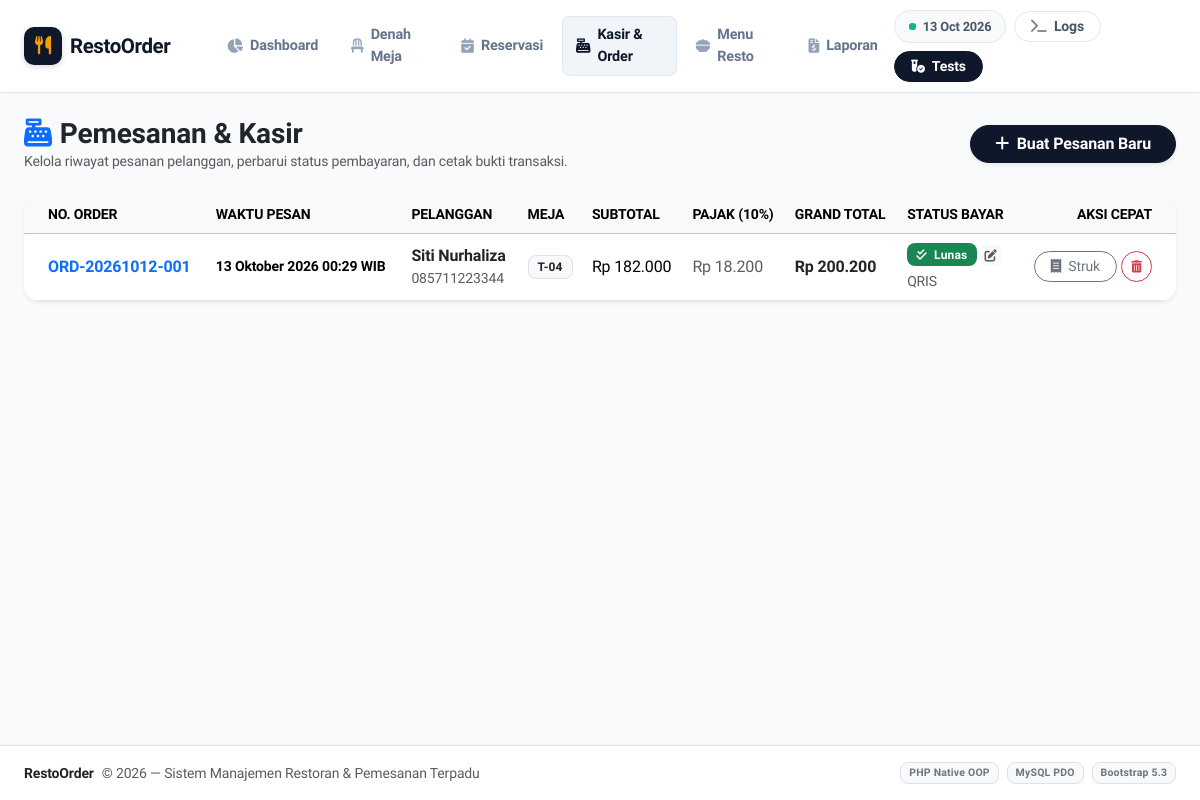
Page /index.php?page=orders on the committed database.
### tables this page shows
CREATE TABLE IF NOT EXISTS `orders` (
    `id` INT AUTO_INCREMENT PRIMARY KEY,
    `order_code` VARCHAR(20) NOT NULL UNIQUE,
    `reservation_id` INT NULL,
    `customer_id` INT NOT NULL,
    `table_id` INT NOT NULL,
    `total_amount` DECIMAL(12,2) NOT NULL DEFAULT 0.00,
    `tax_amount` DECIMAL(12,2) NOT NULL DEFAULT 0.00,
    `discount_amount` DECIMAL(12,2) NOT NULL DEFAULT 0.00,
    `grand_total` DECIMAL(12,2) NOT NULL DEFAULT 0.00,
    `cash_received` DECIMAL(12,2) NULL DEFAULT 0.00,
    `change_amount` DECIMAL(12,2) NULL DEFAULT 0.00,
    `payment_status` ENUM('Belum Bayar', 'Lunas') NOT NULL DEFAULT 'Belum Bayar',
    `payment_method` ENUM('Tunai', 'Transfer', 'QRIS', 'Kartu') NULL,
    `order_date` TIMESTAMP DEFAULT CURRENT_TIMESTAMP,
    CONSTRAINT `fk_order_res` FOREIGN KEY (`reservation_id`) REFERENCES `reservations`(`id`) ON DELETE SET NULL,
    CONSTRAINT `fk_order_customer` FOREIGN KEY (`customer_id`) REFERENCES `customers`(`id`) ON DELETE RESTRICT,
    CONSTRAINT `fk_order_table` FOREIGN KEY (`table_id`) REFERENCES `tables`(`id`) ON DELETE RESTRICT
);

CREATE TABLE IF NOT EXISTS `customers` (
    `id` INT AUTO_INCREMENT PRIMARY KEY,
    `name` VARCHAR(100) NOT NULL,
    `phone` VARCHAR(20) NULL DEFAULT '-',
    `email` VARCHAR(100) NULL,
    `created_at` TIMESTAMP DEFAULT CURRENT_TIMESTAMP
);

CREATE TABLE IF NOT EXISTS `tables` (
    `id` INT AUTO_INCREMENT PRIMARY KEY,
    `table_number` VARCHAR(10) NOT NULL UNIQUE,
    `capacity` INT NOT NULL DEFAULT 4,
    `location` VARCHAR(50) DEFAULT 'Indoor',
    `status` ENUM('Tersedia', 'Dipesan', 'Terisi') NOT NULL DEFAULT 'Tersedia',
    `created_at` TIMESTAMP DEFAULT CURRENT_TIMESTAMP,
    `updated_at` TIMESTAMP DEFAULT CURRENT_TIMESTAMP ON UPDATE CURRENT_TIMESTAMP
);

### app/Config/Database.php (called while the page is built, shortened)
<?php
class Database
{
    private static ?Database $instance = null;
    private PDO $connection;
    private function __construct()
    {
        $host     = '127.0.0.1';
        $port     = '3306';
        $dbName   = 'db_restoran';
        $username = 'root';
        $password = '';
        $dsn = "mysql:host={$host};port={$port};dbname={$dbName};charset=utf8mb4";
        $options = [
            PDO::ATTR_ERRMODE            => PDO::ERRMODE_EXCEPTION,
            PDO::ATTR_DEFAULT_FETCH_MODE => PDO::FETCH_ASSOC,
            PDO::ATTR_EMULATE_PREPARES   => false,
        ];
        try {
            $this->connection = new PDO($dsn, $username, $password, $options);
        } catch (PDOException $e) {
            ErrorHandler::logError("Koneksi Database Gagal: " . $e->getMessage());
            die("Koneksi ke database gagal. Pastikan MySQL sudah aktif dan jalankan setup_db.php terlebih dahulu.");
        }
    }
    public static function getInstance(): Database
    {
        if (self::$instance === null) {
            self::$instance = new self();
        }
        return self::$instance;
    }
    public function getConnection(): PDO
    {
        return $this->connection;
    }
}

### app/Core/Model.php (called while the page is built, shortened)
<?php
abstract class Model
{
    public function __construct()
    {
        $this->db = Database::getInstance()->getConnection();
    }
}

### app/Models/Order.php (called while the page is built, shortened)
<?php
class Order extends Model implements CalculableInterface
{
    protected string $table = 'orders';
    public function getAllOrders(): array
    {
        $sql = "SELECT o.*, c.name AS customer_name, c.phone AS customer_phone, t.table_number
                FROM {$this->table} o
                JOIN customers c ON o.customer_id = c.id
                JOIN tables t ON o.table_id = t.id
                ORDER BY o.order_date DESC";
        $stmt = $this->db->query($sql);
        return $stmt->fetchAll();
    }
}

### views/orders.php (the view, shortened to what this page needs)
<?php
require_once __DIR__ . '/layouts/header.php';
?>
<div class="d-flex flex-column flex-md-row justify-content-between align-items-md-center gap-3 mb-4">
    <div>
        <h3 class="fw-bold text-dark m-0"><i class="fa-solid fa-cash-register text-primary me-2"></i>Pemesanan & Kasir</h3>
        <p class="text-muted small m-0">Kelola riwayat pesanan pelanggan, perbarui status pembayaran, dan cetak bukti transaksi.</p>
    </div>
    <div>
        <a href="index.php?page=orders&action=new" class="btn btn-primary rounded-pill px-4 shadow-sm">
            <i class="fa-solid fa-plus me-1"></i> Buat Pesanan Baru
        </a>
    </div>
</div>
<div class="card border-0 shadow-sm rounded-4 bg-white overflow-hidden mb-4">
    <div class="table-responsive">
        <table class="table table-hover align-middle mb-0">
            <thead class="table-light small text-uppercase text-secondary">
                <tr>
                    <th class="ps-4">No. Order</th>
                    <th>Waktu Pesan</th>
                    <th>Pelanggan</th>
                    <th>Meja</th>
                    <th>Subtotal</th>
                    <th>Pajak (10%)</th>
                    <th>Grand Total</th>
                    <th>Status Bayar</th>
                    <th class="text-end pe-4">Aksi Cepat</th>
                </tr>
            </thead>
            <tbody>
                <?php if (empty($orders)): ?>
                    <tr>
                        <td colspan="9" class="text-center py-5 text-muted">
                            <i class="fa-solid fa-receipt fs-2 mb-2 opacity-40"></i>
                            <p class="mb-2">Belum ada data transaksi pesanan.</p>
                            <a href="index.php?page=orders&action=new" class="btn btn-sm btn-primary rounded-pill px-3">
                                <i class="fa-solid fa-plus me-1"></i> Catat Pesanan Sekarang
                            </a>
                        </td>
                    </tr>
                <?php else: ?>
                    <?php foreach ($orders as $o): ?>
                        <tr>
                            <td class="ps-4 fw-bold text-primary"><?= htmlspecialchars($o['order_code']) ?></td>
                            <td>
                                <div class="small fw-semibold"><?= FormatHelper::tanggalIndo($o['order_date'], true) ?></div>
                            </td>
                            <td>
                                <div class="fw-semibold text-dark"><?= htmlspecialchars($o['customer_name']) ?></div>
                                <div class="small text-muted"><?= (!empty($o['customer_phone']) && $o['customer_phone'] !== '-') ? htmlspecialchars($o['customer_phone']) : '<span class="text-secondary">-</span>' ?></div>
                            </td>
                            <td><span class="badge bg-light text-dark border"><?= htmlspecialchars($o['table_number']) ?></span></td>
                            <td><?= FormatHelper::rupiah($o['total_amount']) ?></td>
                            <td class="text-muted"><?= FormatHelper::rupiah($o['tax_amount']) ?></td>
                            <td class="fw-bold text-dark fs-6"><?= FormatHelper::rupiah($o['grand_total']) ?></td>
                            <td>
                                <div class="d-inline-flex align-items-center gap-1">
                                    <?= FormatHelper::paymentStatusBadge($o['payment_status']) ?>
                                    <div class="dropdown d-inline-block">
                                        <button class="btn btn-sm btn-light border-0 py-0 px-1 text-muted" type="button" data-bs-toggle="dropdown" title="Ubah status bayar">
                                            <i class="fa-solid fa-pen-to-square small"></i>
                                        </button>
                                    </div>
                                </div>
                                <?php if (!empty($o['payment_method'])): ?>
                                    <div class="small text-muted mt-1"><?= htmlspecialchars($o['payment_method']) ?></div>
                                <?php endif; ?>
                            </td>
                            <td class="text-end pe-4">
                                <div class="btn-group btn-group-sm">
                                    <a href="index.php?page=receipt&id=<?= $o['id'] ?>" class="btn btn-outline-secondary rounded-pill px-3" title="Lihat & Cetak Struk">
                                        <i class="fa-solid fa-receipt me-1"></i> Struk
                                    </a>
                                    <button type="button" class="btn btn-outline-danger rounded-circle ms-1 d-inline-flex align-items-center justify-content-center" style="width: 31px; height: 31px;" onclick="confirmDeleteOrder(<?= $o['id'] ?>, '<?= $o['order_code'] ?>')" title="Hapus Pesanan">
                                        <i class="fa-solid fa-trash-can small"></i>
                                    </button>
                                </div>
                            </td>
                        </tr>
                    <?php endforeach; ?>
                <?php endif; ?>
            </tbody>
        </table>
    </div>
</div>
<?php require_once __DIR__ . '/layouts/footer.php'; ?>

### app/Helpers/FormatHelper.php (shortened to what this page needs)
<?php
class FormatHelper
{
    public static function rupiah(float|int $amount): string
    {
        return 'Rp ' . number_format($amount, 0, ',', '.');
    }
    public static function tanggalIndo(string $datetime, bool $withTime = false): string
    {
        $bulan = [
            1 => 'Januari', 'Februari', 'Maret', 'April', 'Mei', 'Juni',
            'Juli', 'Agustus', 'September', 'Oktober', 'November', 'Desember'
        ];
        $timestamp = strtotime($datetime);
        $tgl = date('d', $timestamp);
        $bln = $bulan[(int)date('m', $timestamp)];
        $thn = date('Y', $timestamp);
        $result = "{$tgl} {$bln} {$thn}";
        if ($withTime) {
            $jam = date('H:i', $timestamp);
            $result .= " {$jam} WIB";
        }
        return $result;
    }
    public static function paymentStatusBadge(string $status): string
    {
        if ($status === 'Lunas') {
            return '<span class="badge bg-success"><i class="fa-solid fa-check-double me-1"></i> Lunas</span>';
        }
        return '<span class="badge bg-warning text-dark"><i class="fa-solid fa-hourglass-half me-1"></i> Belum Bayar</span>';
    }
}

### assets/css/style.css (style rules this page uses)
:root { --primary: #0f172a; --primary-accent: #2563eb; --primary-light: #f1f5f9; --accent: #f59e0b; --success: #10b981; --warning: #f59e0b; --danger: #ef4444; --dark: #0f172a; --surface: #ffffff; --light-bg: #f8fafc; --card-border: #e2e8f0; --card-shadow: 0 1px 3px 0 rgba(0, 0, 0, 0.05), 0 1px 2px -1px rgba(0, 0, 0, 0.05); --card-hover-shadow: 0 10px 15px -3px rgba(0, 0, 0, 0.07), 0 4px 6px -4px rgba(0, 0, 0, 0.05); }
body { font-family: 'Plus Jakarta Sans', system-ui, -apple-system, sans-serif; background-color: var(--light-bg); color: #334155; min-height: 100vh; display: flex; flex-direction: column; letter-spacing: -0.01em; }
.btn-primary { background: #0f172a; border-color: #0f172a; color: #ffffff; font-weight: 600; transition: all 0.2s ease; }
.badge { font-weight: 600; letter-spacing: 0.2px; padding: 0.45em 0.75em; border-radius: 8px; }

### rows in the picture
orders: order_code "ORD-20261012-001", order_date "13 Oktober 2026 00:29 WIB", customer.name "Siti Nurhaliza", customer.phone "085711223344", table.table_number "T-04", total_amount "Rp 182.000", tax_amount "Rp 18.200", grand_total "Rp 200.200", payment_status "Lunas" (drawn), payment_method "QRIS"
